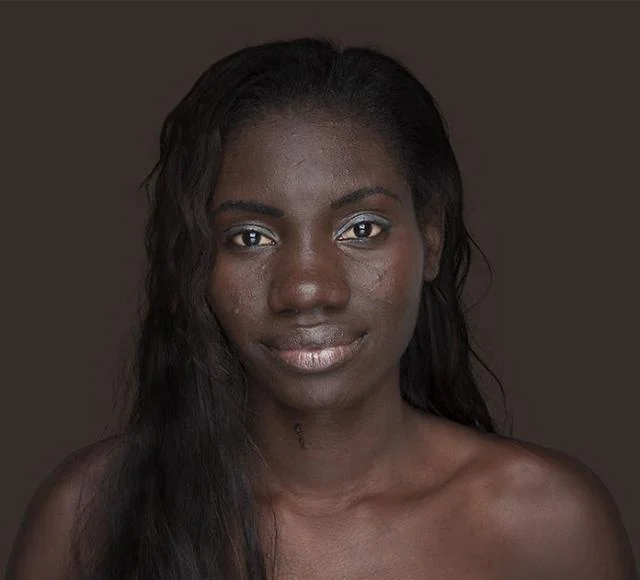
#> input picture image/face4.webp, 640 x 580 px, found by its file name
$ python identify.py
#> lines starting #> are read from the running program, lines starting #| are printed output that depends on the picture; after the words box and inside, x2 and y2 are one past the last pixel; in counts of white or black regions, pixels touching at a corner belong together; long printed decimals are rounded
import cv2
import numpy as np
from google.colab.patches import cv2_imshow
from google.colab import files
import math

# 上傳圖片
files.upload()
#> the answer given: face4.webp

img = cv2.imread('face4.webp')
#> img is the input picture: shape (580, 640, 3); mean B, G, R 42, 46.5, 58.1
if img is None:
    raise ValueError("圖片讀不到")

gray = cv2.cvtColor(img, cv2.COLOR_BGR2GRAY)
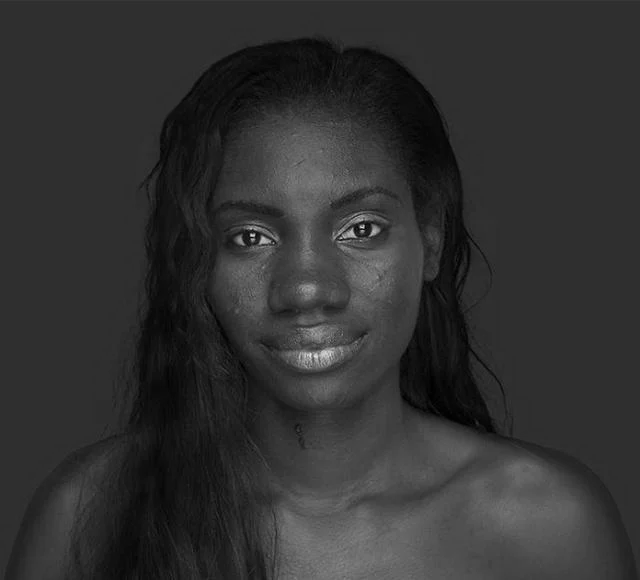
#> gray: shape (580, 640); min 0, max 229, mean 49.5

# =========================
# Step 1: Gaussian Blur
# =========================
blur = cv2.GaussianBlur(gray, (9,9), 1.5)

# =========================
# Step 2: Hough Circle（抓瞳孔）
# =========================
circles = cv2.HoughCircles(
    blur,
    cv2.HOUGH_GRADIENT,
    dp=1,
    minDist=50,
    param1=100,
    param2=20,
    minRadius=5,
    maxRadius=50
)
#> circles = [[365.5, 226.5, 13.1]]

# 複製圖畫結果
output = img.copy()

centers = []

if circles is not None:
    circles = np.uint16(np.around(circles))
#> circles = [[366, 226, 13]]

    print("偵測到圓數量:", len(circles[0]))
#| 偵測到圓數量: 1

    for (x, y, r) in circles[0]:
        # 畫圓
        cv2.circle(output, (x, y), r, (0,255,0), 2)
        # 畫中心
        cv2.circle(output, (x, y), 2, (0,0,255), 3)

        centers.append((x, y))
#> this loop made 1 pass
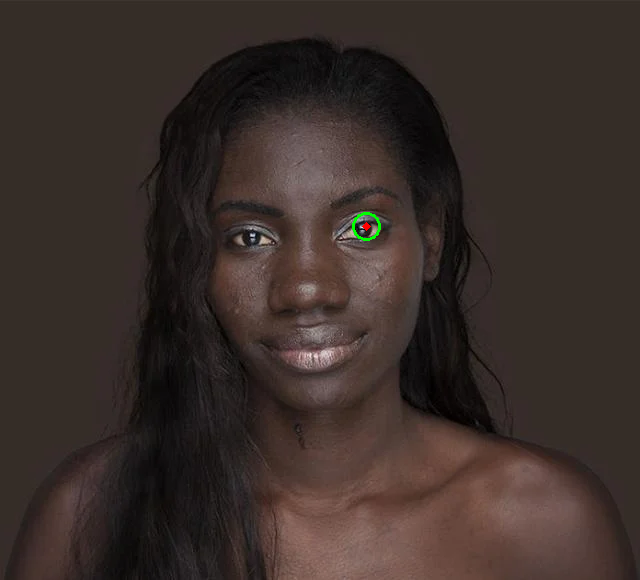
#> output: shape (580, 640, 3); 0.07% of pixels changed, all inside (x1, y1, x2, y2) = (352, 212, 381, 241)
#> after the loop, centers = [(366, 226)]

# =========================
# Step 3: 計算兩眼距離
# =========================
if len(centers) >= 2:
    (x1, y1) = centers[0]
    (x2, y2) = centers[1]

    distance = math.sqrt((x1 - x2)**2 + (y1 - y2)**2)

    print("左眼中心:", (x1, y1))
    print("右眼中心:", (x2, y2))
    print("兩眼距離:", distance)
else:
    print("偵測不到兩個瞳孔")

cv2_imshow(output)

$ run again, with image/face1.png saved as image/face4.webp
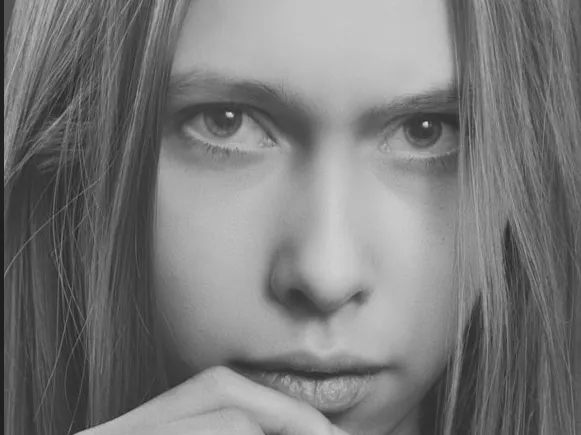
#> input picture image/face1.png, 581 x 435 px, found by its file name
#> img is the input picture: shape (435, 581, 3); mean B, G, R 122, 121.9, 122
#> `circles = cv2.HoughCircles( blur, cv2.HOUGH_GRADIENT, dp=1, minDist=50..`: circles = [[221.5, 120.5, 17.2], [423.5, 127.5, 21.2]]
#> `circles = np.uint16(np.around(circles))`: circles = [[222, 120, 17], [424, 128, 21]]
#| 偵測到圓數量: 2
#> the loop `for (x, y, r) in circles[0]:` made 2 passes
#> after the loop `for (x, y, r) in circles[0]:`:
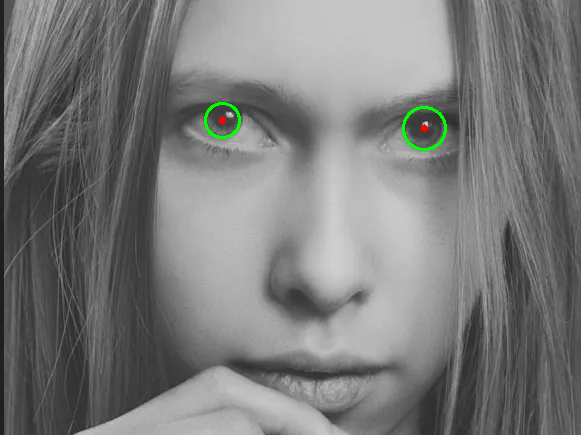
#> output: shape (435, 581, 3); 0.33% of pixels changed, all inside (x1, y1, x2, y2) = (204, 102, 447, 151)
#> after the loop `for (x, y, r) in circles[0]:`: centers = [(222, 120), (424, 128)]
#> x1 = 222; y1 = 120
#> x2 = 424; y2 = 128
#> distance = 92533.5
#| 左眼中心: (222, 120)
#| 右眼中心: (424, 128)
#| 兩眼距離: 92533.509

$ run again, with image/face2.png saved as image/face4.webp
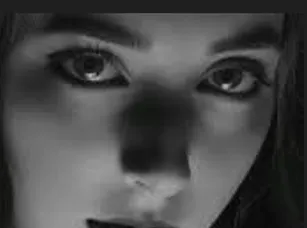
#> input picture image/face2.png, 307 x 228 px, found by its file name
#> img is the input picture: shape (228, 307, 3); mean B, G, R 71, 71.2, 71.1
#> `circles = cv2.HoughCircles( blur, cv2.HOUGH_GRADIENT, dp=1, minDist=50..`: circles = [[236.5, 99.5, 44.4], [87.5, 59.5, 18.2]]
#> `circles = np.uint16(np.around(circles))`: circles = [[236, 100, 44], [88, 60, 18]]
#| 偵測到圓數量: 2
#> the loop `for (x, y, r) in circles[0]:` made 2 passes
#> after the loop `for (x, y, r) in circles[0]:`:
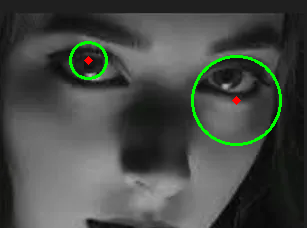
#> output: shape (228, 307, 3); 1.79% of pixels changed, all inside (x1, y1, x2, y2) = (69, 41, 282, 146)
#> after the loop `for (x, y, r) in circles[0]:`: centers = [(236, 100), (88, 60)]
#> x1 = 236; y1 = 100
#> x2 = 88; y2 = 60
#> distance = 153.3
#| 左眼中心: (236, 100)
#| 右眼中心: (88, 60)
#| 兩眼距離: 153.310
